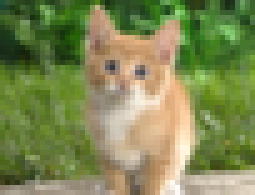
#> input picture examples/max_conv_helper/cat.jpg, 51 x 39 px (shown 5 times larger)
$ jupyter execute 'visualize_shared_mem_in kernel.ipynb'   (shell and % lines are left out)   (Python 2 division)
#> lines starting #> are read from the running program, lines starting #| are printed output that depends on the picture
[cell 1]
import numpy as np
import matplotlib.pyplot as plt
import cv2

kernel_h = kernel_w = 7
width = 51
height = 39
tile_dim = 22
blockDim_x = 512 # CUDA THREADS
# =============


k_radius = (kernel_h - 1) / 2;
shared_mem_length = (tile_dim + 2 * k_radius);
shared_mem_size = (shared_mem_length * shared_mem_length + kernel_h * kernel_w) * 4; #* sizeof(Dtype);

tiles_per_row = width / tile_dim + 1;
tiles_per_col = height / tile_dim + 1;
z_blocks = (tiles_per_col  * tiles_per_row);


print "tiles_per_row: {}; tiles_per_col: {}; z_blocks: {}\nshared_mem_length: {}; shared_mem_size: {} / 4".format(tiles_per_col, tiles_per_row, z_blocks, shared_mem_length, shared_mem_size)

[cell 2]
def calc_coord_maxconv_fast(src, tile_idx, threads):
    y_tile_idx = (tile_idx / tiles_per_row);
    x_tile_idx = (tile_idx % tiles_per_row);
    print "y_tile_idx: {}; x_tile_idx: {}".format(y_tile_idx, x_tile_idx)

    y_offset = y_tile_idx * tile_dim;
    x_offset = x_tile_idx * tile_dim;

    y_start = y_offset - k_radius;
    x_start = x_offset - k_radius;

    print "y_offset: {}; x_offset: {}; y_start: {}; x_start: {}".format(y_offset, x_offset, y_start, x_start)
    shared_data_size = shared_mem_length * shared_mem_length;
    copy_count = (shared_data_size / blockDim_x) + 1;
    print "shared_data_size: {}; copy_count: {}".format(shared_data_size, copy_count)

    shared_mem = np.zeros(shared_mem_length * shared_mem_length)

    src2 = np.copy(src)

    for thread_idx in xrange(threads):
        inner_offset = thread_idx * copy_count;
        #print "thread_idx: {}; inner_offset: {}".format(thread_idx, inner_offset)

        for i in xrange(copy_count):
            copy_offset = inner_offset + i
            shared_mem_y_offset = copy_offset / shared_mem_length;
            shared_mem_x_offset = copy_offset % shared_mem_length;
            src_y = y_start + shared_mem_y_offset;
            src_x = x_start + shared_mem_x_offset;

            if copy_offset < shared_data_size:
                if (src_y < 0 or src_x < 0 or src_x >= width or src_y >= height):
                    shared_mem[copy_offset] = 0
                else:
                    shared_mem[copy_offset] = src[src_y, src_x]
                    src2[src_y, src_x] = 1 - src[src_y, src_x]

    return src2, shared_mem.reshape((shared_mem_length, shared_mem_length))

[cell 3]
#src = np.random.rand(height, width)
src = cv2.imread('cat.jpg')
#> src is the input picture: shape (39, 51, 3); mean B, G, R 83.4, 136.7, 126.8
print src.shape
#| (39, 51, 3)

f, ax = plt.subplots(z_blocks, 2, figsize=(20,40))

for i in xrange(z_blocks):
    #print "Z-BLOCK: {}".format(i)
    img, shared_mem = calc_coord_maxconv_fast(src[:,:,0], i, 512)

    print img.shape

    #f, axarr = plt.subplots(1, 2, sharey=True)
    ax[i][0].imshow(img, cmap='Greys_r')
    ax[i][1].imshow(shared_mem, cmap='Greys_r')
#> this loop made 6 passes
#> pass 1, in calc_coord_maxconv_fast, `src2 = np.copy(src)`:
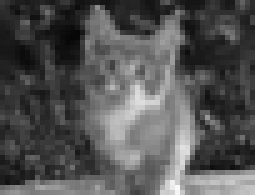
#> src2: shape (39, 51) (shown 5 times larger); min 6, max 249, mean 83.4
#> pass 1, `img, shared_mem = calc_coord_maxconv_fast(src[:,:,0], i, 512)`:
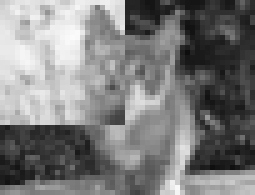
#> img: shape (39, 51) (shown 5 times larger); min 14, max 251, mean 124.4
#> pass 1, `img, shared_mem = calc_coord_maxconv_fast(src[:,:,0], i, 512)`:
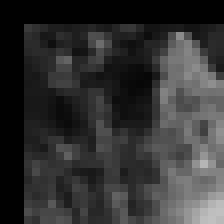
#> shared_mem: shape (28, 28) float64 (shown 8 times larger); min 0, max 191, mean 50.4
#> pass 2, `img, shared_mem = calc_coord_maxconv_fast(src[:,:,0], i, 512)`:
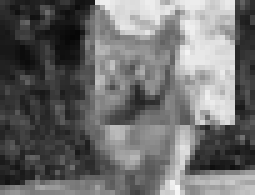
#> img: shape (39, 51) (shown 5 times larger); min 6, max 249, mean 108.7

    #print "---------------------\n"
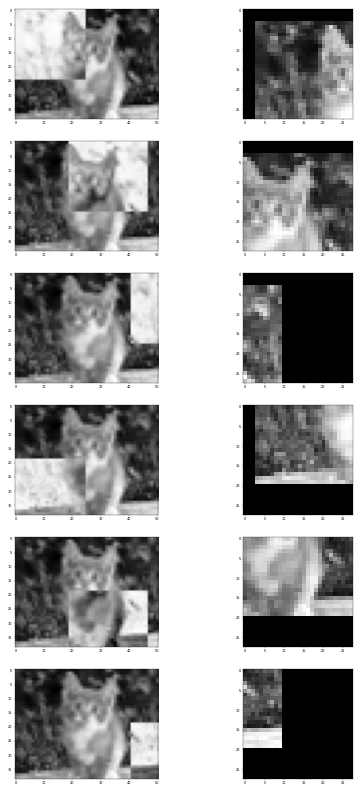
#> figure drawn by matplotlib, 12 panels
